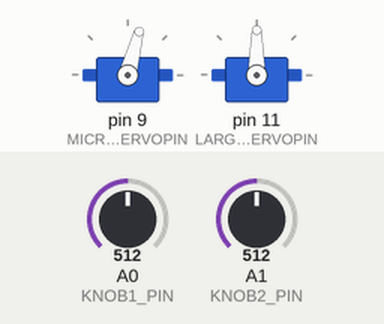
Simulated run of this sketch. Board: Arduino Uno, built with avr-gcc and run on an emulated ATmega328P. Shown: 2 × servo. Inputs (shaded band) come from the test bench; at power-on: A0 (KNOB1_PIN) = 512, A1 (KNOB2_PIN) = 512.

Above: at 1.2 s.
1.3 s: A0 (KNOB1_PIN) set to 716
At 2.5 s:
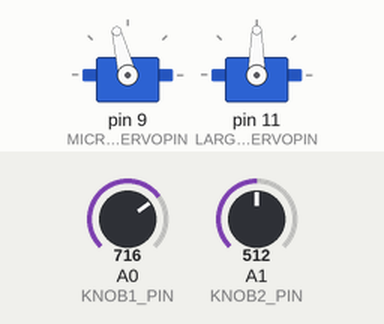
2.8 s: A1 (KNOB2_PIN) set to 716
At 3.6 s:
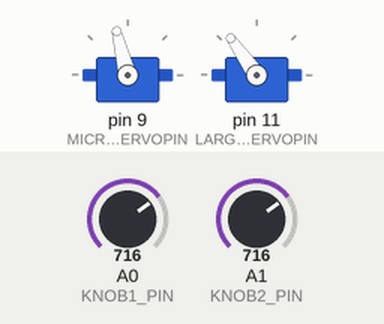
4.3 s: A0 (KNOB1_PIN) set to 900
At 4.9 s:
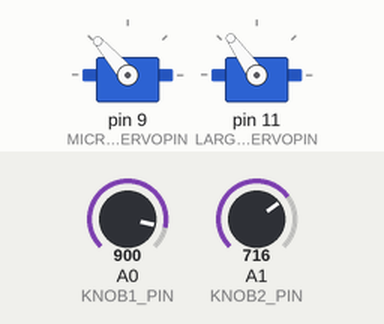
5.8 s: A1 (KNOB2_PIN) set to 900
At 6.9 s:
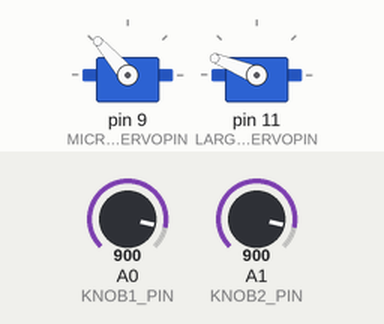
7.3 s: A0 (KNOB1_PIN) set to 1023
At 8.4 s:
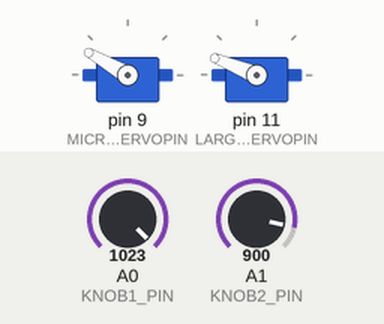
8.8 s: A1 (KNOB2_PIN) set to 1023
At 9.3 s:
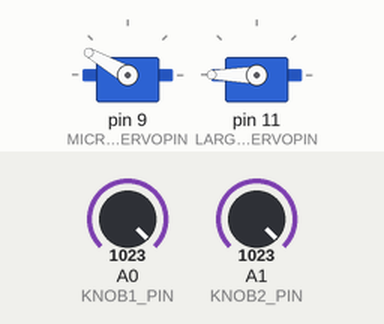
Timing chart, 0 to 11.3 s (numbered marks = the images above; inputs shaded):
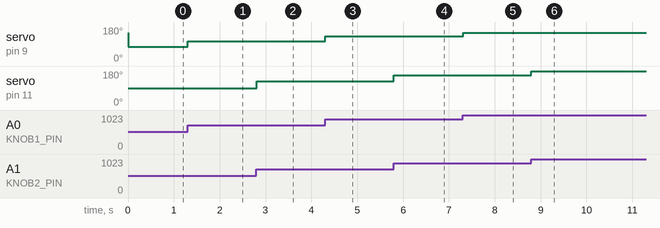

Measured:
- after the input at 1.3 s, servo on pin 9 (MICRO_SERVOPIN): 75° → 104° at once
- after the input at 2.8 s, servo on pin 11 (LARGE_SERVOPIN): 90° → 125° at once
- after the input at 4.3 s, servo on pin 9 (MICRO_SERVOPIN): 104° → 131° at once
- after the input at 5.8 s, servo on pin 11 (LARGE_SERVOPIN): 125° → 158° at once
- after the input at 7.3 s, servo on pin 9 (MICRO_SERVOPIN): 131° → 150° at once
- after the input at 8.8 s, servo on pin 11 (LARGE_SERVOPIN): 158° → 180° at once

The sketch:

gripperWristKnobControl.ino
```cpp
/***********************************************************************************
 *     -(] [)-          RobotGeek Gripper with Wrist Servo
 *   / /     \ \              Knob Control
 *  | |       | |
 *   \ \_____/ /
 *    |  ___  |
 *    |_|___|_|
 *    | _____ |
 *     |     |
 *     |     |
 *     |_____|
 *
 *  The following sketch will allow you to open/close the RobotGeek Gripper and
 *  control the angle of the wrist servo.
 *
 *  Products
 *    http://www.robotgeek.com/robotgeek-gripper
 *    http://www.robotgeek.com/robotgeek-geekduino-sensor-kit
 *    http://www.robotgeek.com/robotgeek-rotation-knob
 *    http://www.robotgeek.com/p/power-supply-6vdc-2a.aspx
 *
 *  Wiring
 *
 *  Digital Input 9 - Blue Micro Servo (FT-FS90MG)      Orange - 'S' Brown -'G'
 *  Digital Input 11 - Black RobotGeek 180 Degree Servo  White -'S' Black -'G'
 *  Analog Input 0 - Knob 1
 *  Analog Input 1 - Knob 2
 *
 *  Use an external power supply and set the jumper for pins 9/10/11 to 'VIN'
 *
 *  Control
 *    The two knobs will control the current position of the servos.
 *
 ***********************************************************************************/
#include <Servo.h>   //include the servo library to control the RobotGeek Servos

#define MICRO_SERVOPIN 9  //pin that the micro servo will be attached to
#define LARGE_SERVOPIN 11  //pin that the large servo will be attached to
#define KNOB1_PIN 0        //analog pin of knob1 to control micro/gripper servo
#define KNOB2_PIN 1        //analog pin of knob2 to control large/wrist servo

Servo microServo;   //create an servo object for the 9g FT-FS90MG micro servo
Servo largeServo;   //create an servo object for the RobotGeek 180 degree serco

int knob1Value = 0;  //variable to hold the analgo input value from knob 1
int knob2Value = 0;  //variable to hold the analgo input value from knob 2

int microServoValue = 150;
int largeServoValue = 90;

//setup servo objects and set initial position
void setup()
{
  //initialize servos
  microServo.attach(MICRO_SERVOPIN);    // attaches/activates the micro servo for the gripper on pin MICRO_SERVOPIN
  largeServo.attach(LARGE_SERVOPIN);    // attaches/activates the micro servo for the wrist on pin LARGE_SERVOPIN

  microServo.write(microServoValue);    // sets the servo position to 150 degress, positioning the servo for the gripper closed
  largeServo.write(largeServoValue);    // sets the servo position to 90 degress, centered
}

void loop()
{
  knob1Value = analogRead(KNOB1_PIN);
  delay(5);//short delay to allow the Analog-Digital-Converter (ADC) to settle down
  knob2Value = analogRead(KNOB2_PIN);

  //the knob values will be read as a value between 0-1023,
  //so they must be converted to a value between 0 and 180 (150 for the micro servo)
  //the map()function will convert the values
  microServoValue = map(knob1Value, 0, 1023, 0, 150);
  largeServoValue = map(knob2Value, 0, 1023, 0, 180);

  //write scaled values from the knobs to the servos.
  microServo.write(microServoValue);
  largeServo.write(largeServoValue);

}
```
